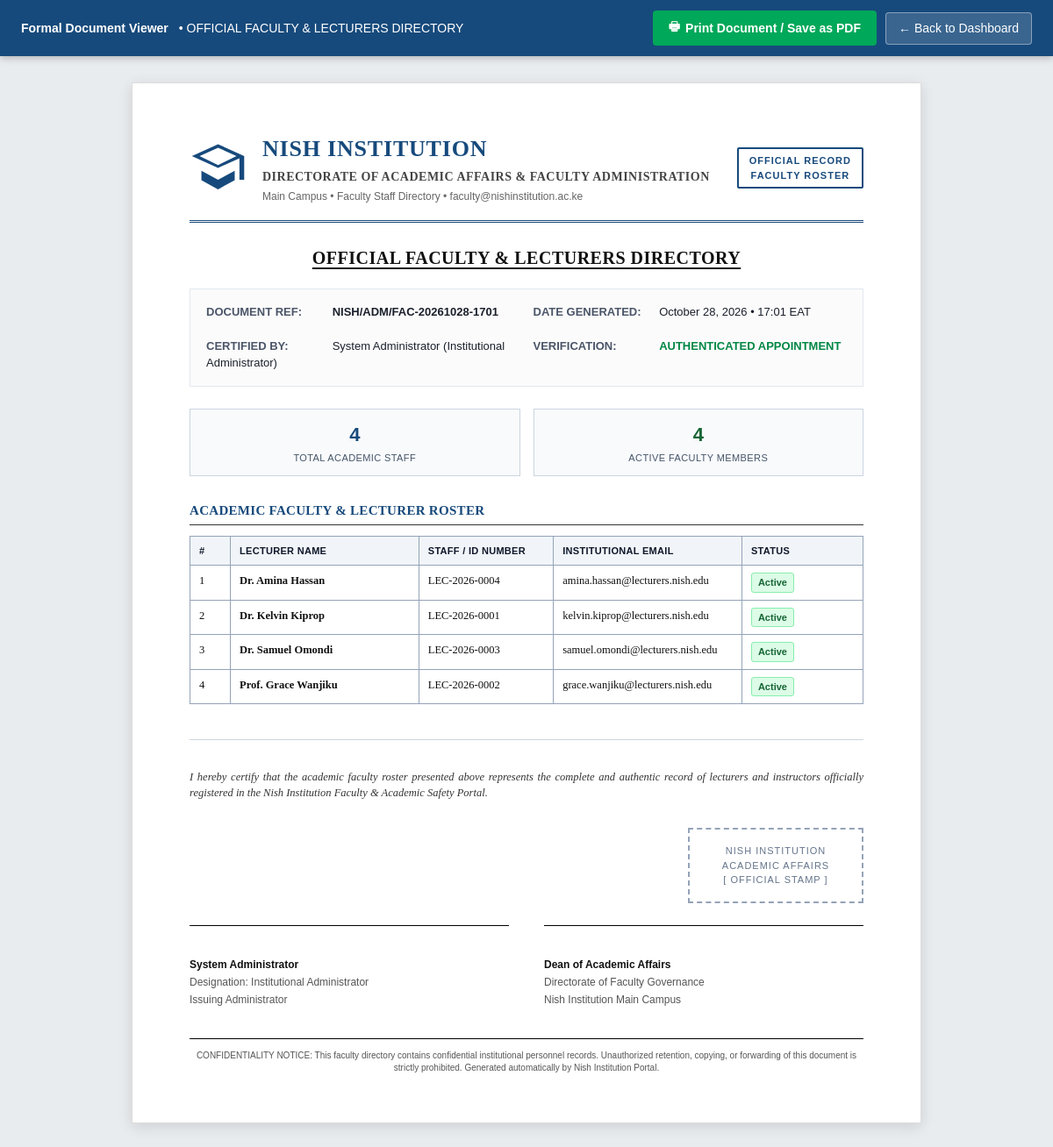
The page /lecturers/print (signed in) on the database its author committed.
### tables this page shows
CREATE TABLE Users (
                user_id INTEGER PRIMARY KEY AUTOINCREMENT,
                full_name VARCHAR(200) NOT NULL,
                institution_id VARCHAR(100) NULL,
                email VARCHAR(255) NOT NULL UNIQUE,
                username VARCHAR(255) NOT NULL UNIQUE,
                password VARCHAR(255) NOT NULL,
                role VARCHAR(50) NOT NULL,
                status VARCHAR(30) NOT NULL DEFAULT 'active',
                date_created TIMESTAMP DEFAULT CURRENT_TIMESTAMP
            );

### routes/admin.py (the view)
@admin_bp.route("/admin/lecturers/print")
@admin_bp.route("/lecturers/print")
def print_lecturers():
    if not session.get("admin_logged_in"):
        return _admin_login_redirect()
    from datetime import datetime
    with database_cursor() as (_, cursor):
        cursor.execute(
            """
            SELECT user_id, full_name, institution_id, email, role, status, date_created
            FROM Users
            WHERE LOWER(role) IN ('lecturer', 'teacher')
            ORDER BY full_name ASC
            """
        )
        lecturer_rows = cursor.fetchall()
    lecturers = []
    active_count = 0
    for idx, row in enumerate(lecturer_rows, start=1):
        status = (row[5] or "active").strip().lower()
        if status == "active":
            active_count += 1
            display_status = "Active"
        else:
            display_status = status.capitalize()
        date_str = row[6].strftime("%b %d, %Y") if hasattr(row[6], "strftime") else str(row[6] or "N/A")
        lecturers.append({
            "index": idx,
            "user_id": row[0],
            "full_name": row[1],
            "institution_id": row[2] or "Not provided",
            "email": row[3] or "Not provided",
            "role": (row[4] or "Lecturer").capitalize(),
            "status": display_status,
            "date_appointed": date_str,
        })
    now = datetime.now()
    summary = {
        "total_lecturers": len(lecturers),
        "active_count": active_count,
    }
    return render_template(
        "printable_lecturers.html",
        report_title="OFFICIAL FACULTY & LECTURERS DIRECTORY",
        report_reference=f"NISH/ADM/FAC-{now.strftime('%Y%m%d-%H%M')}",
        generated_at=now.strftime("%B %d, %Y \u2022 %H:%M EAT"),
        user_name=session.get("admin_name", "System Administrator"),
        user_role="Institutional Administrator",
        summary=summary,
        lecturers=lecturers,
        back_url=url_for("admin.admin_dashboard"),
    )

### extensions.py (called while the page is built)
def configure_app(app):
    app.secret_key = os.getenv("FLASK_SECRET_KEY", "nish-institution-secret-key")
    @app.context_processor
    def csrf_context():
        return {"csrf_token": lambda: ""}

def get_connection():
    conn = sqlite3.connect(
        DB_PATH,
        check_same_thread=False,
        detect_types=sqlite3.PARSE_DECLTYPES | sqlite3.PARSE_COLNAMES,
    )
    conn.execute("PRAGMA foreign_keys = ON")
    return conn

@contextmanager
def database_cursor(commit=False):
    connection = get_connection()
    cursor = connection.cursor()
    try:
        yield connection, cursor
        if commit:
            connection.commit()
    except Exception:
        connection.rollback()
        raise
    finally:
        close_database(connection, cursor)

def close_database(connection, cursor):
    if cursor is not None:
        cursor.close()
    if connection is not None:
        connection.close()

### templates/printable_lecturers.html (shortened to what this page needs)
<!DOCTYPE html>
<html lang="en">
<head>
</head>
<body>
    <div class="no-print-toolbar">
        <div class="toolbar-info">
            <strong>Formal Document Viewer</strong> &bull; {{ report_title }}
        </div>
        <div class="toolbar-actions">
            <button type="button" class="btn-print" onclick="window.print();">
                <span>&#128438;</span> Print Document / Save as PDF
            </button>
            <a href="{{ back_url or '/admin' }}" class="btn-back">&larr; Back to Dashboard</a>
        </div>
    </div>
    <div class="document-container">
        <header class="letterhead">
            <div class="letterhead-left">
                <svg class="crest-svg" viewBox="0 0 24 24">
                    <path d="M12 2L1 7l11 5 9-4.09V17h2V7L12 2zm0 8.82L4.24 7 12 3.47 19.76 7 12 10.82zM5 13.18v4L12 21l7-3.82v-4L12 17l-7-3.82z"/>
                </svg>
                <div>
                    <h1 class="inst-title">Nish Institution</h1>
                    <div class="inst-dept">Directorate of Academic Affairs &amp; Faculty Administration</div>
                    <div class="inst-contact">Main Campus &bull; Faculty Staff Directory &bull; faculty@nishinstitution.ac.ke</div>
                </div>
            </div>
            <div class="classification-badge">
                OFFICIAL RECORD<br>FACULTY ROSTER
            </div>
        </header>
        <h2 class="document-heading">{{ report_title }}</h2>
        <div class="document-meta-grid">
            <div class="meta-item">
                <span class="meta-label">DOCUMENT REF:</span>
                <span class="meta-val"><strong>{{ report_reference }}</strong></span>
            </div>
            <div class="meta-item">
                <span class="meta-label">DATE GENERATED:</span>
                <span class="meta-val">{{ generated_at }}</span>
            </div>
            <div class="meta-item">
                <span class="meta-label">CERTIFIED BY:</span>
                <span class="meta-val">{{ user_name }} ({{ user_role }})</span>
            </div>
            <div class="meta-item">
                <span class="meta-label">VERIFICATION:</span>
                <span class="meta-val" style="color: #008744; font-weight: bold;">AUTHENTICATED APPOINTMENT</span>
            </div>
        </div>
        <div class="summary-box">
            <div class="summary-card">
                <div class="number">{{ summary.total_lecturers }}</div>
                <div class="label">Total Academic Staff</div>
            </div>
            <div class="summary-card">
                <div class="number" style="color: #166534;">{{ summary.active_count }}</div>
                <div class="label">Active Faculty Members</div>
            </div>
        </div>
        <div class="section-header">Academic Faculty &amp; Lecturer Roster</div>
        {% if lecturers %}
            <table class="formal-table">
                <thead>
                    <tr>
                        <th style="width: 6%;">#</th>
                        <th style="width: 28%;">Lecturer Name</th>
                        <th style="width: 20%;">Staff / ID Number</th>
                        <th style="width: 28%;">Institutional Email</th>
                        <th style="width: 18%;">Status</th>
                    </tr>
                </thead>
                <tbody>
                    {% for lecturer in lecturers %}
                        <tr>
                            <td>{{ lecturer.index }}</td>
                            <td><strong>{{ lecturer.full_name }}</strong></td>
                            <td>{{ lecturer.institution_id }}</td>
                            <td>{{ lecturer.email }}</td>
                            <td>
                                <span class="badge badge-active">{{ lecturer.status }}</span>
                            </td>
                        </tr>
                    {% endfor %}
                </tbody>
            </table>
        {% else %}
            <div style="padding: 25px; text-align: center; border: 1px dashed #cbd5e1; margin-bottom: 25px; color: #64748b; font-family: Arial, sans-serif;">
                No registered academic faculty / lecturer accounts found in the registry.
            </div>
        {% endif %}
        <section class="signoff-section">
            <p class="attestation-statement">
                I hereby certify that the academic faculty roster presented above represents the complete and authentic record of
                lecturers and instructors officially registered in the Nish Institution Faculty &amp; Academic Safety Portal.
            </p>
            <div class="stamp-container">
                <div class="official-stamp">
                    Nish Institution<br>
                    Academic Affairs<br>
                    [ Official Stamp ]
                </div>
            </div>
            <div class="signatures-grid">
                <div class="signature-box">
                    <div class="signature-title">{{ user_name }}</div>
                    <div class="signature-sub">Designation: {{ user_role }}</div>
                    <div class="signature-sub">Issuing Administrator</div>
                </div>
                <div class="signature-box">
                    <div class="signature-title">Dean of Academic Affairs</div>
                    <div class="signature-sub">Directorate of Faculty Governance</div>
                    <div class="signature-sub">Nish Institution Main Campus</div>
                </div>
            </div>
        </section>
        <footer class="document-footer">
            CONFIDENTIALITY NOTICE: This faculty directory contains confidential institutional personnel records.
            Unauthorized retention, copying, or forwarding of this document is strictly prohibited. Generated automatically by Nish Institution Portal.
        </footer>
    </div>
</body>
</html>

### rows shown on the page
Users: index "1", full_name "Dr. Amina Hassan", institution_id "LEC-2026-0004", email "amina.hassan@lecturers.nish.edu", status "Active"
Users: index "2", full_name "Dr. Kelvin Kiprop", institution_id "LEC-2026-0001", email "kelvin.kiprop@lecturers.nish.edu", status "Active"
Users: index "3", full_name "Dr. Samuel Omondi", institution_id "LEC-2026-0003", email "samuel.omondi@lecturers.nish.edu", status "Active"
Users: index "4", full_name "Prof. Grace Wanjiku", institution_id "LEC-2026-0002", email "grace.wanjiku@lecturers.nish.edu", status "Active"

### other values the page prints
{{ report_title }} "OFFICIAL FACULTY & LECTURERS DIRECTORY"
{{ user_name }} "System Administrator"
{{ user_role }} "Institutional Administrator"
{{ summary.total_lecturers }} "4"
{{ summary.active_count }} "4"
